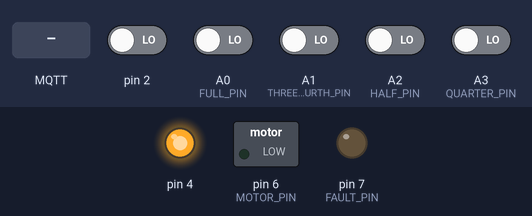
A sketch run on a simulated Arduino Uno, built with avr-gcc and run on an emulated ATmega328P. On the bench: switched loads named in the sketch (green lamp = pin HIGH), output pins drawn as LEDs (lit = HIGH). The test bench sets the inputs (shaded band); at power-on: A0 (FULL_PIN), A1 (THREEFOURTH_PIN), A2 (HALF_PIN), A3 (QUARTER_PIN), pin 2 LOW. WiFi joins after 1.5 s; servers stay silent unless stated; no MQTT or app messages arrive unless stated.

Above: at 2.7 s.
2.8 s: A1 (THREEFOURTH_PIN) driven HIGH
At 11.7 s:
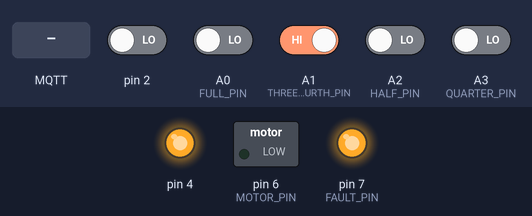
12.0 s: MQTT message "ON" arrives on the first subscribed topic
At 20.7 s:
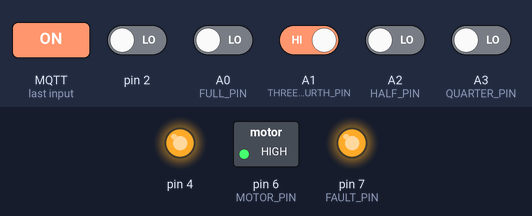
21.0 s: A1 (THREEFOURTH_PIN) driven LOW
At 29.1 s:
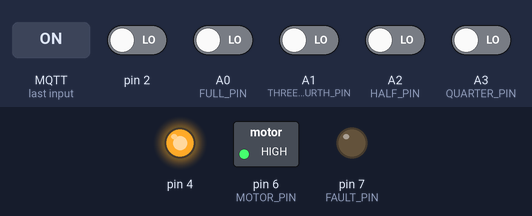
30.0 s: pin 2 driven HIGH
At 30.6 s:
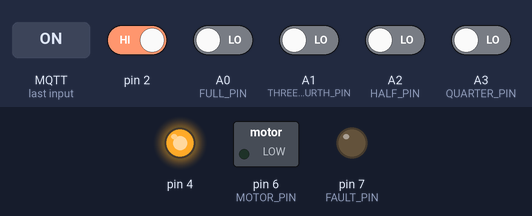
Timing chart, 0 to 33.0 s (numbered marks = the images above; inputs shaded):
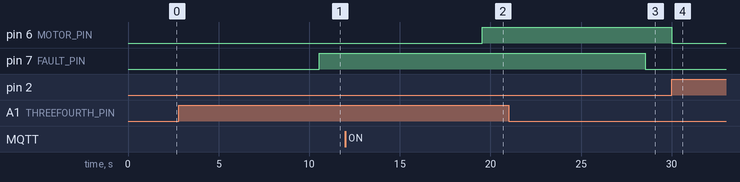

Measured:
- after the input at 2.8 s, pin 7 (FAULT_PIN): LOW → HIGH after 7.8 s
- after the input at 12.0 s, pin 6 (MOTOR_PIN): LOW → HIGH after 7.6 s
- after the input at 21.0 s, pin 7 (FAULT_PIN): HIGH → LOW after 7.6 s
- after the input at 30.0 s, pin 6 (MOTOR_PIN): HIGH → LOW at once

The sketch:

MQTTPumpControllerV2.ino
```cpp
#include <SPI.h>
#include <Ethernet.h>
#include <PubSubClient.h>

#define FULL_PIN A0
#define THREEFOURTH_PIN A1
#define HALF_PIN A2
#define QUARTER_PIN A3
#define INFLOW_PIN A4
#define SUMPEMPTY_PIN A5
#define MOTOR_PIN 6
#define FAULT_PIN 7

//display Pins
#define FULL_DISP_PIN 8
#define THREEFOURTH_DISP_PIN 7
#define HALF_DISP_PIN 5
#define QUARTER_DISP_PIN 3

/*
* Using SPI for Ethernet shield
* keep away from the following pins
* MOSI 4
* MISO 12
* SCK 13
* SS 10
* https://www.arduino.cc/en/Reference/SPI
*/


//tank level
String levelMessage = "";

//interrupt pin for full sense and switch off pump
int interruptNo = 0; //AKA digital pin 2

byte mac[] = { 0xDE, 0xAD, 0x09, 0xEF, 0xCE, 0xBF };
byte server[] = { 192, 168, 0, 90 }; //local Mosquitto broker
EthernetClient ethClient;
PubSubClient client(server, 1883, callback, ethClient);

boolean DEBUG_FLAG = false;


void callback(char* topic, byte* payload, unsigned int length) {
    payload[length] = '\0';
    String payloadStr = String((char*) payload);
    if(payloadStr=="ON")
    {
       debugln("Turn ON Pump");
       digitalWrite(MOTOR_PIN, HIGH);
    }
    if(payloadStr=="OFF")
    {
       debugln("Turn OFF Pump");
       digitalWrite(MOTOR_PIN, LOW);
     }
}


void setup()
{
  if(debug)
    Serial.begin(9600);

  pinMode(INFLOW_PIN,INPUT);
  pinMode(SUMPEMPTY_PIN,INPUT);

  pinMode(MOTOR_PIN,OUTPUT);
  pinMode(FAULT_PIN, OUTPUT);
  digitalWrite(FAULT_PIN, LOW);

  pinMode(4,OUTPUT);
  digitalWrite(4,HIGH);

  debugln("Initiating Ethernet Connection");
  if(Ethernet.begin(mac))
  {
    debugln("Ethernet connection successful");
    debugln("IP Address assigned via DHCP Server : ");
    String localIPsTR = Ethernet.localIP() + ".";
    debugln(localIPsTR);
  }
  else
  {
    debugln("Ethernet connection failed. Going into a endless loop...");
    for(;;){}
  }

  if(ethClient.connected())
    debugln("Ehternet Client is connected.");
  else
    debugln("Ethernet Client is disconnected.");

  connectToBroker();

  //attach fn interruptRising on rising voltage on interrupt.
  attachInterrupt(interruptNo, interruptRising, RISING);

}//end setup


void loop()
{
  client.loop();
  checkLevel();
  delay(9000);
}//loop


 void connectToBroker()
 {
  debugln("Initiating connection to Broker.");
  if (client.connect("motorController")) {
    debugln("Connected to MQTT Broker");
    client.publish("/com/jmahendr/h1/utility/pump/controller","CONNECTED");
    client.subscribe("/com/jmahendr/h1/utility/pump/P1");
  }
  else
  {
    debugln("Could not connect to MBroker");
    digitalWrite(FAULT_PIN, HIGH);
  }
}//connect to broker


void checkLevel()
{
  //initialize level to zero
  String levelMessage = "0";

  //reset all display pins
  digitalWrite(QUARTER_DISP_PIN, LOW);
  digitalWrite(HALF_DISP_PIN, LOW);
  digitalWrite(THREEFOURTH_DISP_PIN, LOW);
  digitalWrite(FULL_DISP_PIN, LOW);

  //check all level pins and set level message for publish
  if (digitalRead(QUARTER_PIN))
  {
    levelMessage = "25";
    debugln("Quarter");
    digitalWrite(QUARTER_DISP_PIN, HIGH);
  }

  if (digitalRead(HALF_PIN))
  {
    levelMessage = "50";
    debugln("Half");
    digitalWrite(HALF_DISP_PIN, HIGH);
  }

  if (digitalRead(THREEFOURTH_PIN))
  {
    levelMessage = "75";
    debugln("Three Fourth");
    digitalWrite(THREEFOURTH_DISP_PIN, HIGH);
  }

  if (digitalRead(FULL_PIN))
  {
    levelMessage = "100";
    debugln("Full");
    digitalWrite(FULL_DISP_PIN, HIGH);
  }


  debug("CheckLevel: ");
  debugln(levelMessage);

  //publish message
  publishMessage("/com/jmahendr/h1/utility/OHT", levelMessage);
}//checkLevel


//This method will be invoked on RISING voltage of Interrupt0 (pin 2).
void interruptRising()
{
  debugln("InterruptFalling: ");
  digitalWrite(MOTOR_PIN, LOW);
  publishMessage("/com/jmahendr/h1/utility/pump/P1", "OFF");
}//interrupt


void publishMessage(String topic, String message)
{
  char messageArray[10];
  message.toCharArray(messageArray, sizeof(messageArray));

  char topicArray[50];
  topic.toCharArray(topicArray, sizeof(topicArray));

  client.publish(topicArray, messageArray);
}//publishMessage


void debug(String msg)
{
  if(DEBUG_FLAG)
    Serial.print(msg);
}

void debugln(String msg)
{
  if(DEBUG_FLAG)
    Serial.println(msg);
}
```
